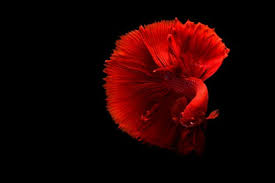
#> input picture input1.jpg, 275 x 183 px, given in place of the camera
$ python COLORMASK_VIDEO.py
#> lines starting #> are read from the running program, lines starting #| are printed output that depends on the picture; after the words box and inside, x2 and y2 are one past the last pixel; in counts of white or black regions, pixels touching at a corner belong together
import cv2
import numpy as np
from matplotlib import pyplot as plt
cap = cv2.VideoCapture(0)
while(1):
    l=0
    _, frame = cap.read()
#> frame is the input picture: shape (183, 275, 3); mean B, G, R 1.8, 2.3, 31.8

    img_yuv = cv2.cvtColor(frame, cv2.COLOR_BGR2YUV)
#> img_yuv: shape (183, 275, 3); mean of channels 0, 1, 2 11.1, 123.4, 146
    img_yuv[:,:,0] = cv2.equalizeHist(img_yuv[:,:,0])
#> img_yuv: shape (183, 275, 3); mean of channels 0, 1, 2 39.9, 123.4, 146
    frame = cv2.cvtColor(img_yuv, cv2.COLOR_YUV2BGR)
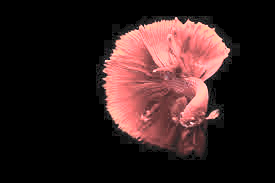
#> frame: shape (183, 275, 3); mean B, G, R 30.6, 31.2, 52.3

    hsv = cv2.cvtColor(frame, cv2.COLOR_BGR2HSV)
#> hsv: shape (183, 275, 3); mean H, S, V 16.7, 29.9, 52.4
    lower_red = np.array([0,120,70])
    upper_red = np.array([0,255,255])
    mask1 = cv2.inRange(hsv, lower_red, upper_red)
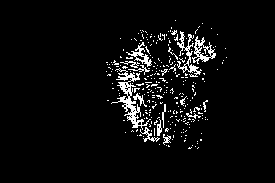
#> mask1: shape (183, 275); 5.1% white in thin lines or dots, all inside (x1, y1, x2, y2) = (106, 20, 227, 149)
    lower_red = np.array([170,120,70])
    upper_red = np.array([180,255,255])
    #lower_red = np.array([30,150,100])
    #upper_red = np.array([255,255,185])
    mask2 = cv2.inRange(hsv, lower_red, upper_red)
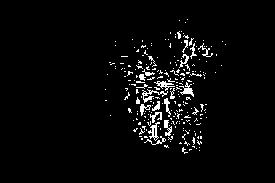
#> mask2: shape (183, 275); 3.7% white in thin lines or dots, all inside (x1, y1, x2, y2) = (105, 19, 226, 154)
    mask=mask1+mask2
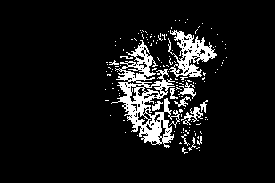
#> mask: shape (183, 275); 8.8% white; 138 white regions (125 under 20 px), largest, box (x1, y1, x2, y2) and area: (111, 40, 180, 148) 2533, (168, 30, 217, 77) 987, (181, 107, 203, 125) 142
    mask1 = cv2.morphologyEx(mask, cv2.MORPH_OPEN, np.ones((3,3),np.uint8))
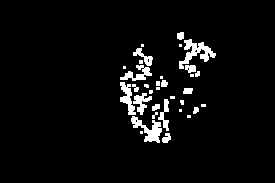
#> mask1: shape (183, 275); 4.7% white; 33 white regions (15 under 20 px), largest, box (x1, y1, x2, y2) and area: (179, 39, 216, 69) 421, (131, 116, 162, 143) 361, (120, 82, 136, 115) 251
    mask1 = cv2.morphologyEx(mask, cv2.MORPH_DILATE, np.ones((3,3),np.uint8))
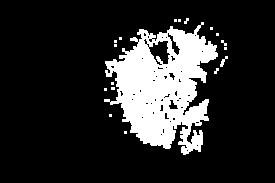
#> mask1: shape (183, 275); 17.1% white; 18 white regions (16 under 20 px), largest, box (x1, y1, x2, y2) and area: (104, 22, 218, 155) 8403, (220, 56, 228, 67) 35
    mask2 = cv2.bitwise_not(mask1)
    res = cv2.bitwise_and(frame,frame, mask= mask1)
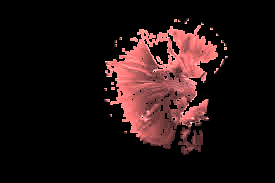
#> res: shape (183, 275, 3); mean B, G, R 17.7, 17.6, 33
    cv2.imshow('frame',frame)
    cv2.imshow('mask',mask)
    cv2.imshow('mask1',mask1)
    cv2.imshow('mask2',mask2)
    cv2.imshow('res',res)
    cv2.imshow('hue',hsv)
    k = cv2.waitKey(5) & 0xFF
#> (key Esc is pressed here)
    if k == 27:
        break
cv2.destroyAllWindows()
cap.release()
